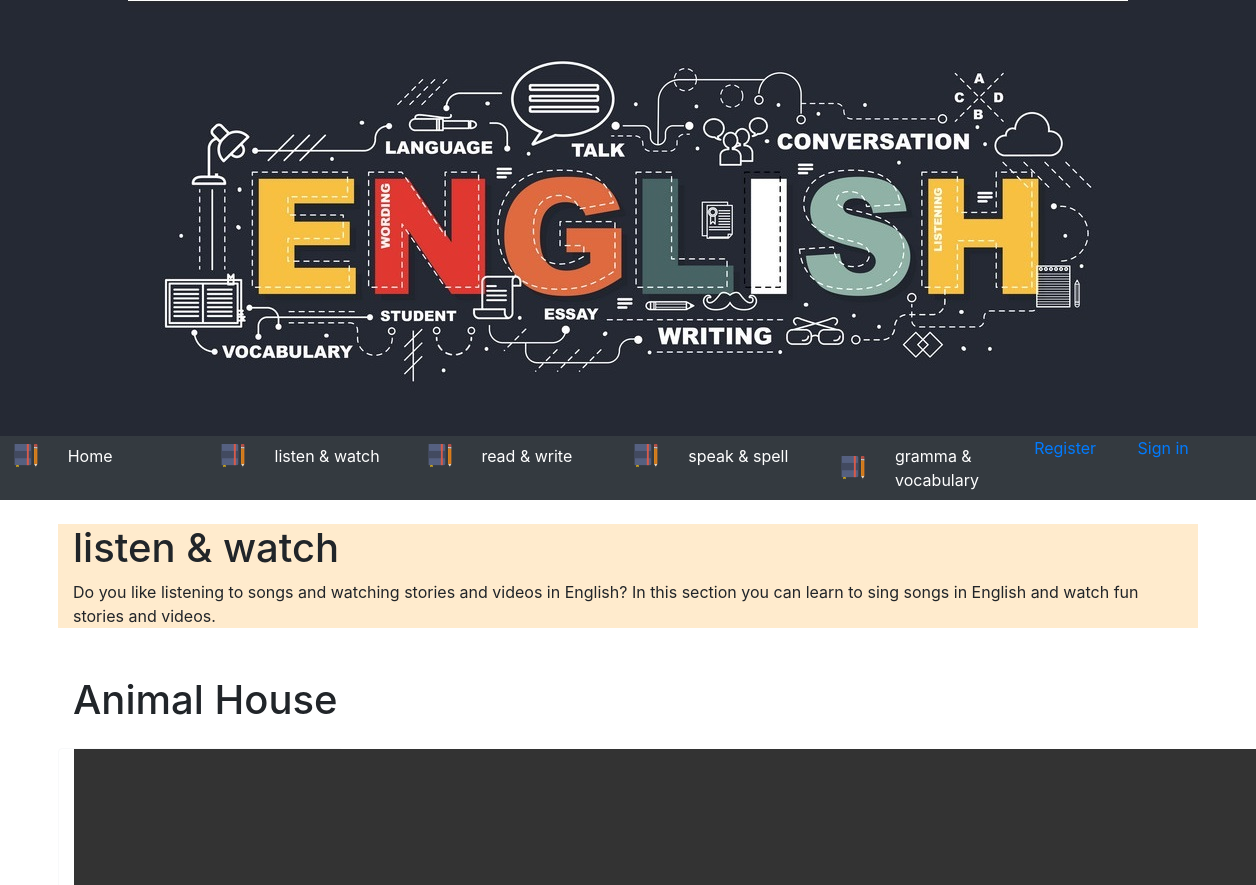
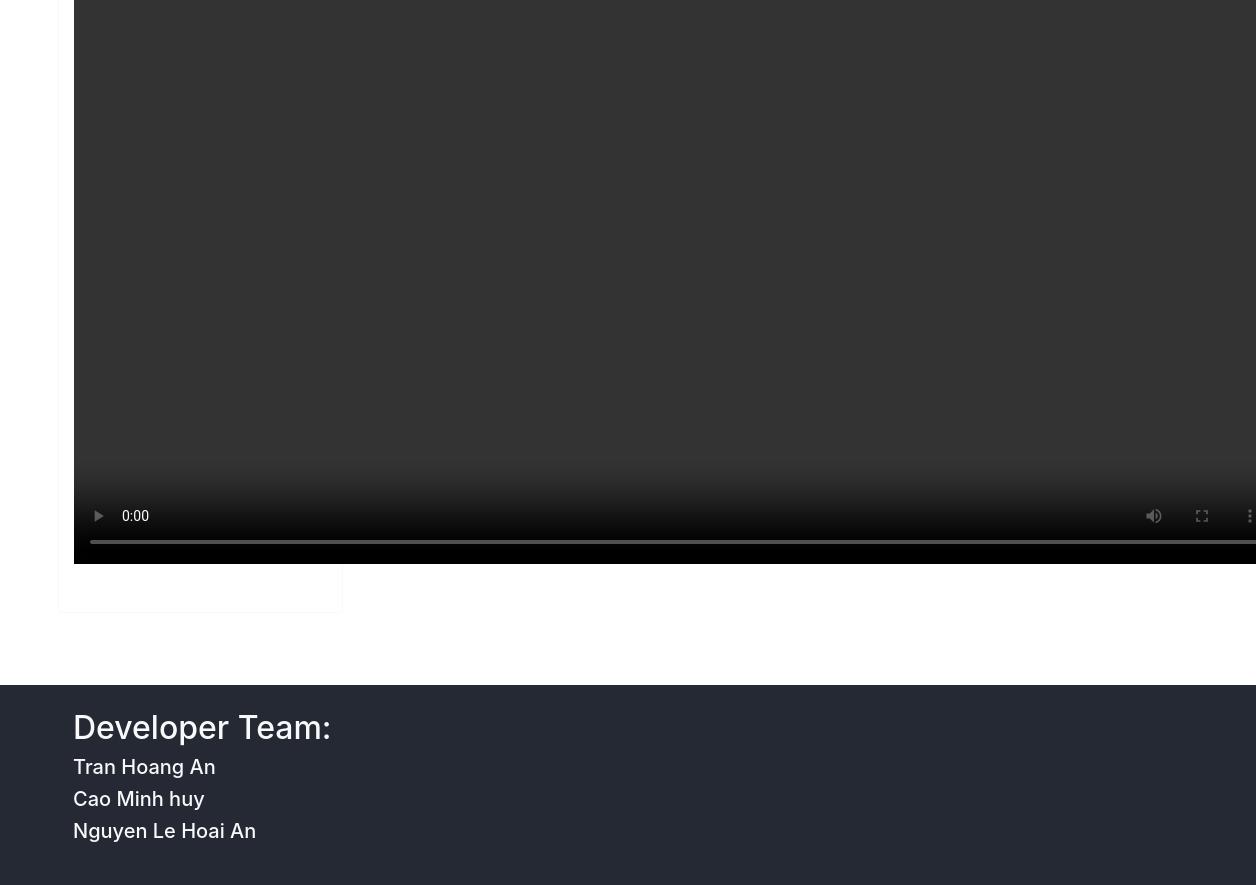
Page /view_lession.php?CAT_ID=1&LESSON_ID=4 on the committed database (2 pictures, top to bottom).
### tables this page shows
CREATE TABLE CATEGORIES(
    CAT_ID INTEGER NOT NULL PRIMARY KEY AUTO_INCREMENT,
    CAT_NAME TINYTEXT,
    CAT_IMG TINYTEXT,
    CAT_CONTENT TINYTEXT
);

CREATE TABLE LESSON(
    LESSON_ID INTEGER NOT NULL PRIMARY KEY AUTO_INCREMENT,
    INTRO_IMG TINYTEXT,
    LESSON_CONTENT TINYTEXT,
    LINK TINYTEXT,
    CAT_ID INTEGER,
    CONSTRAINT FK_CAT FOREIGN KEY (CAT_ID) REFERENCES CATEGORIES (CAT_ID)
);

### Code/php/categories_management.php (called while the page is built, shortened)
<?php
function get_id_name_categories() {
        $sql    = 'SELECT CAT_NAME,CAT_ID FROM CATEGORIES';
        $result = $GLOBALS['conn']->query($sql);
        $catTittle = array();
        if ($result->num_rows > 0) {
            while ($row = $result->fetch_assoc()) {
                array_push($catTittle,$row['CAT_ID'],$row['CAT_NAME']);
            }
        }
        return $catTittle;
}
?>

### Code/php/connection.php (called while the page is built, shortened)
<?php
function check_connection() {
    $servername = "localhost";
    $username   = "root";
    $password   = "";
    $dbname     = "btpm";
    return true;
}
?>

### view_lession.php (the view, shortened to what this page needs)
<?php
include('Code/php/connection.php');
include('Code/php/categories_management.php');
?>
<!DOCTYPE html>
<html lang="en">
<head>
    <link rel="stylesheet" href="bootstrap/css/bootstrap.min.css">
    <link rel="stylesheet" href="myCss.css">
</head>
<body>
    <div class="container-fluid bgimage-color">
        <img class="mx-auto d-block" src="Banner/Eng_banner.jpg" class="img-fluid" alt="Responsive image">
    </div>
    <nav class="container-fluid bg-dark">
        <div class="row">
            <ul class="nav mr-auto col-12" id="nav-tab">
            <?php $id_name = get_id_name_categories(); ?>
            <li class="nav-item active col-2">
                    <div class="row">
                        <img class="mx-auto my-auto d-block navicon-size" src="notebook.png">
                        <a class="col-9 nav-link my-auto text-white" href="./index.php">Home</a>
                    </div>
                </li>
                <li class="nav-item col-2">
                    <div class="row">
                        <img class="mx-auto my-auto d-block navicon-size" src="notebook.png">
                        <?php echo '<a class="col-9 nav-link my-auto text-white" href="./view_tab.php?cat_id='.$id_name[0].'"> '.$id_name[1].'</a>' ?>
                    </div>
                </li>
                <li class="nav-item col-2">
                    <div class="row">
                        <img class="mx-auto my-auto d-block navicon-size" src="notebook.png">
                        <?php echo '<a class="col-9 nav-link my-auto text-white" href="./view_tab.php?cat_id='.$id_name[2].'"> '.$id_name[3].'</a>' ?>
                    </div>
                </li>
                <li class="nav-item col-2">
                    <div class="row">
                        <img class="mx-auto my-auto d-block navicon-size" src="notebook.png">
                        <?php echo '<a class="col-9 nav-link my-auto text-white" href="./view_tab.php?cat_id='.$id_name[4].'"> '.$id_name[5].'</a>' ?>
                </li>
                <li class="nav-item col-2">
                    <div class="row">
                        <img class="mx-auto my-auto d-block navicon-size" src="notebook.png">
                        <?php echo '<a class="col-9 nav-link my-auto text-white" href="./view_tab.php?cat_id='.$id_name[6].'"> '.$id_name[7].'</a>' ?>
                    </div>
                </li>
                <li class="nav-item col-1">
                    <div class="row">
                        <a href="" class="text-default" data-toggle="modal" data-target="#modalRegisterForm">
                            <?php if($GLOBALS['isSignedIn'] != null){
                                      if($GLOBALS['isSignedIn'] == false){
                                          echo "Register";
                                      }
                                      else echo "<a href='Code/php/logout.php'"."> Sign Out</a>";
                                    }
                                  else echo "Register";
                            ?>
                        </a>
                    </div>
                </li>
                <li class="nav-item col-1">
                    <div class="row">
                            <?php if($GLOBALS['isSignedIn'] === false){
                                echo '<a id="login" href="" class="text-default" data-toggle="modal"
                                data-target="#modalLoginForm"> Sign in </a>';
                            }
                            else echo '<span class="text-primary">'.$_SESSION['user'].'</span>' ?>
                    </div>
                </li>
            </ul>
        </div>
    </nav>
<br>
   <?php
   if (check_connection() === true) {
       $sql    = 'SELECT * FROM CATEGORIES WHERE CAT_ID='.$_GET['CAT_ID'].'';
       $result = $GLOBALS['conn']->query($sql);
       if ($result->num_rows > 0) {
        while($row = $result->fetch_assoc()){
            echo '<div class = "container intro"><h1>'.$row["CAT_NAME"].'</h1><div style="word-wrap:brea-word;">'.$row["CAT_CONTENT"].'</div></div>';
        }
       }
        else {
            echo "0 results";
        }
   }
   ?>
    <br>
    <br>
    <div class="container">
    <div class="row row-eq-height">
    <?php
    if (check_connection() === true) {
       $sql    = 'SELECT * FROM LESSON WHERE LESSON_ID='.$_GET['LESSON_ID'].'';
       $result = $GLOBALS['conn']->query($sql);
       if ($result->num_rows > 0) {
        while($row = $result->fetch_assoc()){
            echo '
            <div class = "container">
            <h1>'.$row["LESSON_CONTENT"].'</h1></div>
            <br>
            <br>
            <br>
            ';
            if ($row["CAT_ID"]==2)
            {
                echo '
                <div class="col-3 border border-light rounded overflow-auto d-flex flex-column">
                    <img width="1200" src="'.$row["LINK"].'">
                    <br>
                    <br>
                </div>
                        ';
            }
            else
            {
                echo '
                <div class="col-3 border border-light rounded overflow-auto d-flex flex-column">
                    <video width="1200" height="700" controls autoplay>
                    <source src="'.$row["LINK"].'" type="video/mp4">
                    </video>
                    <br>
                    <br>
                </div>
                        ';
            }
        }
       }
        else {
            echo "0 results";
        }
   }
    ?>
    </div>
    </div>
   <br>
    <br>
    <br>
    <div class="container-fluid" id="footer">
        <div class="container">
            <br>
            <h2 class="text-light">Developer Team:</h2>
            <h5 class="text-light"> Tran Hoang An</h5>
            <h5 class="text-light"> Cao Minh huy</h5>
            <h5 class="text-light"> Nguyen Le Hoai An</h5>
        </div>
    </div>
</body>
</html>

### myCss.css (style rules this page uses)
.bgimage-color { background-color: rgb(37, 41, 52) }
.navicon-size { height:24px; width: 24px; }
.intro { background-color: blanchedalmond; }
#footer { min-height: 200px; background-color: rgb(37, 41, 52); }

### rows in the picture
categories: CAT_NAME "listen & watch", CAT_CONTENT "Do you like listening to songs and watching stories and videos in English? In this section you can learn to sing songs in English and watch fun stories and videos."
lesson: LESSON_CONTENT "Animal House"

### other values in the picture
$id_name[1] "listen & watch"
$id_name[3] "read & write"
$id_name[5] "speak & spell"
$id_name[7] "gramma & vocabulary"
